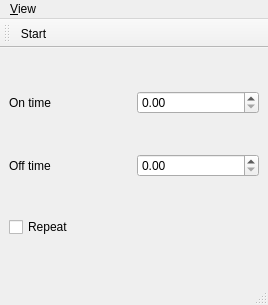
<?xml version="1.0" encoding="UTF-8"?>
<ui version="4.0">
 <class>MainWindow</class>
 <widget class="QMainWindow" name="MainWindow">
  <property name="geometry">
   <rect>
    <x>0</x>
    <y>0</y>
    <width>268</width>
    <height>305</height>
   </rect>
  </property>
  <property name="windowTitle">
   <string>qudi: Implanter Controller</string>
  </property>
  <widget class="QWidget" name="centralwidget">
   <layout class="QGridLayout" name="gridLayout_2">
    <item row="0" column="0">
     <widget class="QLabel" name="labelon">
      <property name="text">
       <string>On time</string>
      </property>
     </widget>
    </item>
    <item row="0" column="1">
     <widget class="ScienDSpinBox" name="ontimedoubleSpinBox"/>
    </item>
    <item row="1" column="0">
     <widget class="QLabel" name="labeloff">
      <property name="text">
       <string>Off time</string>
      </property>
     </widget>
    </item>
    <item row="1" column="1">
     <widget class="ScienDSpinBox" name="offtimedoubleSpinBox"/>
    </item>
    <item row="2" column="0">
     <widget class="QCheckBox" name="repeatcheckBox">
      <property name="text">
       <string>Repeat</string>
      </property>
     </widget>
    </item>
   </layout>
  </widget>
  <widget class="QMenuBar" name="menubar">
   <property name="geometry">
    <rect>
     <x>0</x>
     <y>0</y>
     <width>268</width>
     <height>21</height>
    </rect>
   </property>
   <widget class="QMenu" name="menuView">
    <property name="title">
     <string>&amp;View</string>
    </property>
    <addaction name="separator"/>
    <addaction name="actionClose"/>
   </widget>
   <addaction name="menuView"/>
  </widget>
  <widget class="QStatusBar" name="statusbar"/>
  <widget class="QToolBar" name="controlToolBar">
   <property name="enabled">
    <bool>true</bool>
   </property>
   <property name="windowTitle">
    <string>Controls</string>
   </property>
   <property name="toolButtonStyle">
    <enum>Qt::ToolButtonTextBesideIcon</enum>
   </property>
   <attribute name="toolBarArea">
    <enum>TopToolBarArea</enum>
   </attribute>
   <attribute name="toolBarBreak">
    <bool>false</bool>
   </attribute>
   <addaction name="startAction"/>
  </widget>
  <action name="startAction">
   <property name="checkable">
    <bool>true</bool>
   </property>
   <property name="icon">
    <iconset>
     <normaloff>../../artwork/icons/qudiTheme/22x22/start-counter.png</normaloff>../../artwork/icons/qudiTheme/22x22/start-counter.png</iconset>
   </property>
   <property name="text">
    <string>Start</string>
   </property>
   <property name="toolTip">
    <string>Start</string>
   </property>
  </action>
  <action name="recordAction">
   <property name="checkable">
    <bool>true</bool>
   </property>
   <property name="enabled">
    <bool>false</bool>
   </property>
   <property name="icon">
    <iconset>
     <normaloff>../../artwork/icons/qudiTheme/22x22/record-counter.png</normaloff>../../artwork/icons/qudiTheme/22x22/record-counter.png</iconset>
   </property>
   <property name="text">
    <string>Record</string>
   </property>
   <property name="toolTip">
    <string>Save count trace to file</string>
   </property>
  </action>
  <action name="viewAction">
   <property name="checkable">
    <bool>true</bool>
   </property>
   <property name="text">
    <string>&amp;Display</string>
   </property>
   <property name="toolTip">
    <string>Show the Data display</string>
   </property>
  </action>
  <action name="actionClose">
   <property name="icon">
    <iconset>
     <normaloff>../../artwork/icons/oxygen/22x22/application-exit.png</normaloff>../../artwork/icons/oxygen/22x22/application-exit.png</iconset>
   </property>
   <property name="text">
    <string>&amp;Close</string>
   </property>
  </action>
 </widget>
 <customwidgets>
  <customwidget>
   <class>ScienDSpinBox</class>
   <extends>QDoubleSpinBox</extends>
   <header>qtwidgets.scientific_spinbox.h</header>
  </customwidget>
 </customwidgets>
 <resources/>
 <connections>
  <connection>
   <sender>actionClose</sender>
   <signal>triggered()</signal>
   <receiver>MainWindow</receiver>
   <slot>close()</slot>
   <hints>
    <hint type="sourcelabel">
     <x>-1</x>
     <y>-1</y>
    </hint>
    <hint type="destinationlabel">
     <x>395</x>
     <y>183</y>
    </hint>
   </hints>
  </connection>
 </connections>
</ui>
